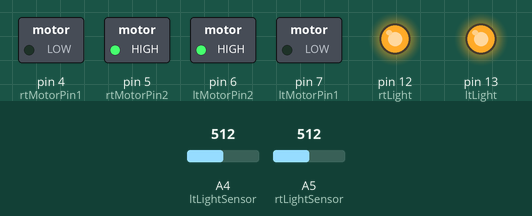
This sketch was run on a simulated Arduino Uno, built with avr-gcc and run on an emulated ATmega328P. Shown: switched loads named in the sketch (green lamp = pin HIGH), output pins drawn as LEDs (lit = HIGH). The test bench sets the inputs (shaded band); at power-on: A4 (ltLightSensor) = 512, A5 (rtLightSensor) = 512.

Above: at 1.2 s.
1.3 s: A4 (ltLightSensor) set to 540
2.8 s: A4 (ltLightSensor) set to 558
At 3.2 s:
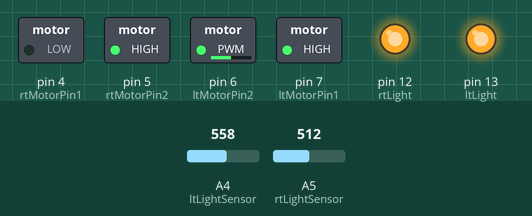
4.3 s: A5 (rtLightSensor) set to 537
5.8 s: A5 (rtLightSensor) set to 560
At 6.7 s:
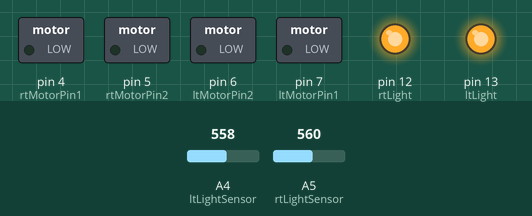
7.3 s: A4 (ltLightSensor) set to 511
At 7.9 s:
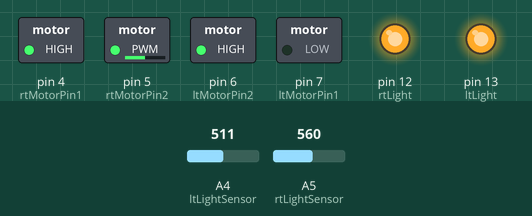
8.8 s: A5 (rtLightSensor) set to 540
At 10.2 s:
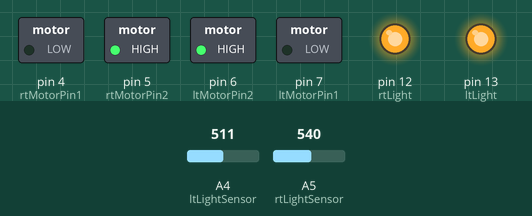
Timing chart, 0 to 11.3 s (numbered marks = the images above; inputs shaded):
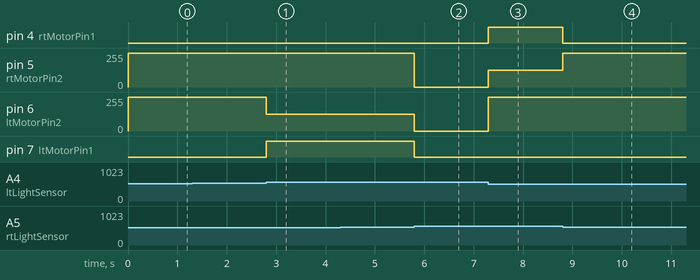

The sketch:

Lego_Follow_Line.ino
```cpp
const byte rtMotorPin1 = 4;
const byte rtMotorPin2 = 5;  //pwm
const byte ltMotorPin2 = 6;  //pwm
const byte ltMotorPin1 = 7;
const byte rtLight = 12;
const byte ltLight = 13;
const byte rtLightSensor = A5;
const byte ltLightSensor = A4;

int rtTurn = 0;
int ltTurn = 0;
int RPM = 255;


void setup()
{
  //Serial.begin(9600);
  pinMode(rtMotorPin1, OUTPUT);
  pinMode(rtMotorPin2, OUTPUT);
  pinMode(ltMotorPin1, OUTPUT);
  pinMode(ltMotorPin2, OUTPUT);
  pinMode (rtLight, OUTPUT);
  pinMode (ltLight,OUTPUT);
  digitalWrite(rtLight, HIGH);
  digitalWrite(ltLight, HIGH);
}

void loop()
{
    readRtLightSensor();
    readLtLightSensor();
    //delay(100);
    //Serial.print(rtTurn);
    //Serial.print(", ");
    //Serial.println(ltTurn);
    if (rtTurn == 0 && ltTurn == 0) {
      analogWrite(rtMotorPin2, RPM);
      digitalWrite(rtMotorPin1, LOW);
      analogWrite(ltMotorPin2, RPM);
      digitalWrite(ltMotorPin1, LOW);
    }
    else if (rtTurn == 0 && ltTurn == 1) {
      analogWrite(rtMotorPin2, RPM);
      digitalWrite(rtMotorPin1, LOW);
      analogWrite(ltMotorPin2, RPM/2);
      digitalWrite(ltMotorPin1, HIGH);
    }
    else if (rtTurn == 1 && ltTurn == 0) {
      analogWrite(rtMotorPin2, RPM/2);
      digitalWrite(rtMotorPin1, HIGH);
      analogWrite(ltMotorPin2, RPM);
      digitalWrite(ltMotorPin1, LOW);
    }
    else {
      digitalWrite(rtMotorPin2, LOW);
      digitalWrite(rtMotorPin1, LOW);
      digitalWrite(ltMotorPin2, LOW);
      digitalWrite(ltMotorPin1, LOW);
    }
}

int readRtLightSensor()
{
  int rtSignal;
  rtSignal = analogRead(rtLightSensor);
  //Serial.println(rtSignal);
  if (rtSignal >= 550)
  {
    rtTurn = 1;
  }
  else
  {
    rtTurn = 0;
  }
  return rtTurn;
}

int readLtLightSensor()
{
  int ltSignal;
  ltSignal = analogRead(ltLightSensor);
  //Serial.println(ltSignal);
  if (ltSignal >= 550)
  {
    ltTurn = 1;
  }
  else
  {
    ltTurn = 0;
  }
  return ltTurn;

}
```

Measured:
- the behaviour switches between 549 and 550 on A4 (ltLightSensor) (found by bisection; images 0 and 1)
- the behaviour switches between 549 and 550 on A5 (rtLightSensor) (found by bisection; images 1 and 2)
- after the input at 1.3 s, every drawn part: stays the same
- after the input at 2.8 s, pin 6 (ltMotorPin2): 255/255 → 127/255 at once; pin 7 (ltMotorPin1): LOW → HIGH at once
- after the input at 4.3 s, every drawn part: stays the same
- after the input at 5.8 s, pin 5 (rtMotorPin2): 255/255 → 0/255 at once; pin 6 (ltMotorPin2): 127/255 → 0/255 at once; pin 7 (ltMotorPin1): HIGH → LOW at once
- after the input at 7.3 s, pin 4 (rtMotorPin1): LOW → HIGH at once; pin 5 (rtMotorPin2): 0/255 → 127/255 at once; pin 6 (ltMotorPin2): 0/255 → 255/255 at once
- after the input at 8.8 s, pin 4 (rtMotorPin1): HIGH → LOW at once; pin 5 (rtMotorPin2): 127/255 → 255/255 at once
